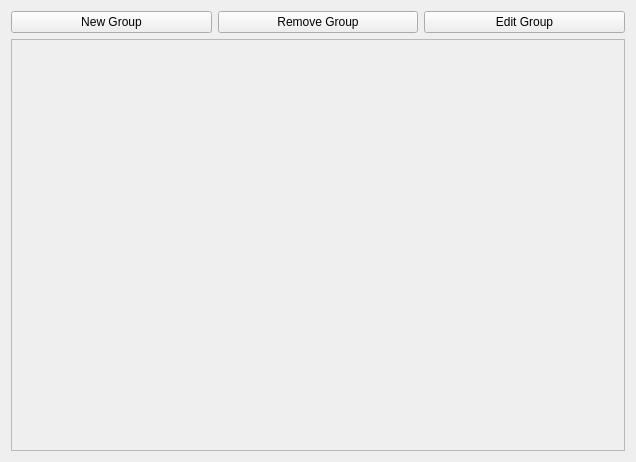
<?xml version="1.0" encoding="UTF-8"?>
<ui version="4.0">
 <class>GroupView</class>
 <widget class="QWidget" name="GroupView">
  <property name="geometry">
   <rect>
    <x>0</x>
    <y>0</y>
    <width>636</width>
    <height>462</height>
   </rect>
  </property>
  <property name="windowTitle">
   <string>GroupView</string>
  </property>
  <layout class="QGridLayout" name="gridLayout_2">
   <item row="0" column="0">
    <layout class="QHBoxLayout" name="horizontalLayout">
     <item>
      <widget class="QPushButton" name="buttonNewGroup">
       <property name="text">
        <string>New Group</string>
       </property>
      </widget>
     </item>
     <item>
      <widget class="QPushButton" name="buttonRemoveGroup">
       <property name="text">
        <string>Remove Group</string>
       </property>
      </widget>
     </item>
     <item>
      <widget class="QPushButton" name="buttonEditGroup">
       <property name="text">
        <string>Edit Group</string>
       </property>
      </widget>
     </item>
    </layout>
   </item>
   <item row="1" column="0">
    <widget class="QScrollArea" name="scrollArea">
     <property name="widgetResizable">
      <bool>true</bool>
     </property>
     <widget class="QWidget" name="scrollAreaWidgetContents">
      <property name="geometry">
       <rect>
        <x>0</x>
        <y>0</y>
        <width>612</width>
        <height>401</height>
       </rect>
      </property>
     </widget>
    </widget>
   </item>
  </layout>
 </widget>
 <resources/>
 <connections/>
</ui>
